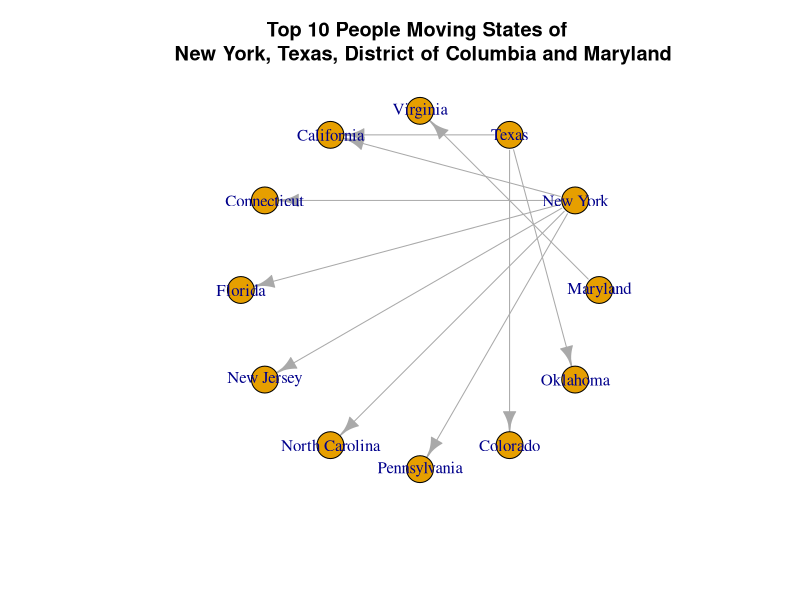
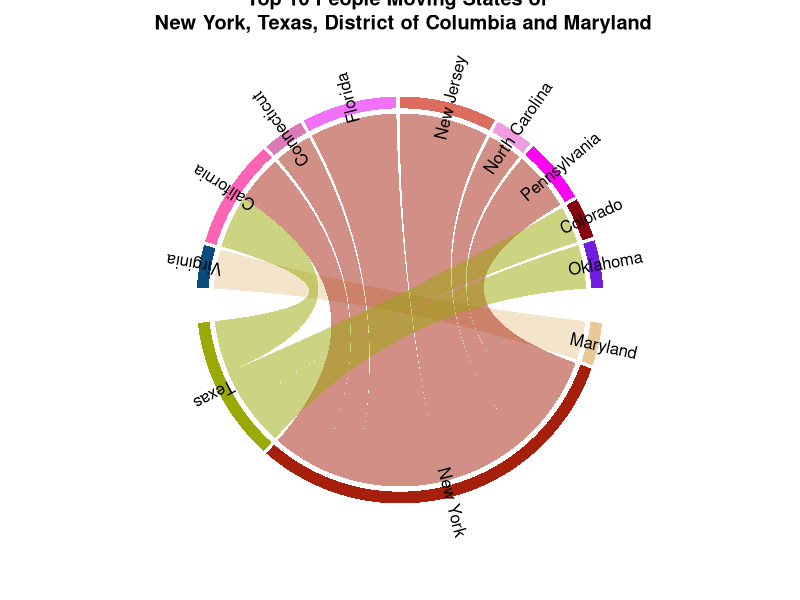

Recreate these plots in R, in order.
## ---- chunk 1
library(tidyverse)
library(igraph)
library(circlize)
library(knitr)
opts_chunk$set(fig.show = "hold")
## ---- chunk 2
# select rows
data=readxl::read_xls('data/State_to_State_Migrations_Table_2018.xls', skip=4)
## ---- chunk 3
# Set the target column
data = dplyr::rename(data, 'target'='Current residence in...1')
# remove no need columns
data = select(data,-contains('Current residence in') )
data = select(data,-seq(3,119,2) )
data = select(data,-c(2:5))
# view data
data
# the amount of columns is 56
# ready for the rename processing
col_names = colnames(data[,2:56])
new_col_names = as.character(unlist(data[1, 2:56], use.names = FALSE))
# rename
data = rename_at(data,vars(col_names),~ new_col_names)
# drop NULL values and no need columns
data = drop_na(data)
data = filter(data,!target %in% c('United States2','Puerto Rico','Guam') )
data = gather(data,key='source', value='count' ,-target)
data$count = data$count %>% as.numeric()
data = data[,c(2,1,3)]
## ---- chunk 4
# finished and view data
head(data)
## ---- chunk 5
temp = filter(data,source %in% c('New York', 'Texas', 'District of Columbia', 'Maryland'))
tmep = group_by(temp,source)
temp = top_n(temp, 10, wt=count)
network1 = graph.data.frame(temp)
network2 = temp
plot(network1,layout=layout_in_circle(network1))
title('Top 10 People Moving States of \n New York, Texas, District of Columbia and Maryland')
chordDiagram(network2, annotationTrack = c('grid'),preAllocateTracks = list(track.height = max(strwidth(unlist(dimnames(network2))))))
circos.track(track.index = 1, panel.fun = function(x, y) {circos.text(CELL_META$xcenter, CELL_META$ylim[1], CELL_META$sector.index, facing = "clockwise")},bg.border = NA) 
title("Top 10 People Moving States of \n New York, Texas, District of Columbia and Maryland")
